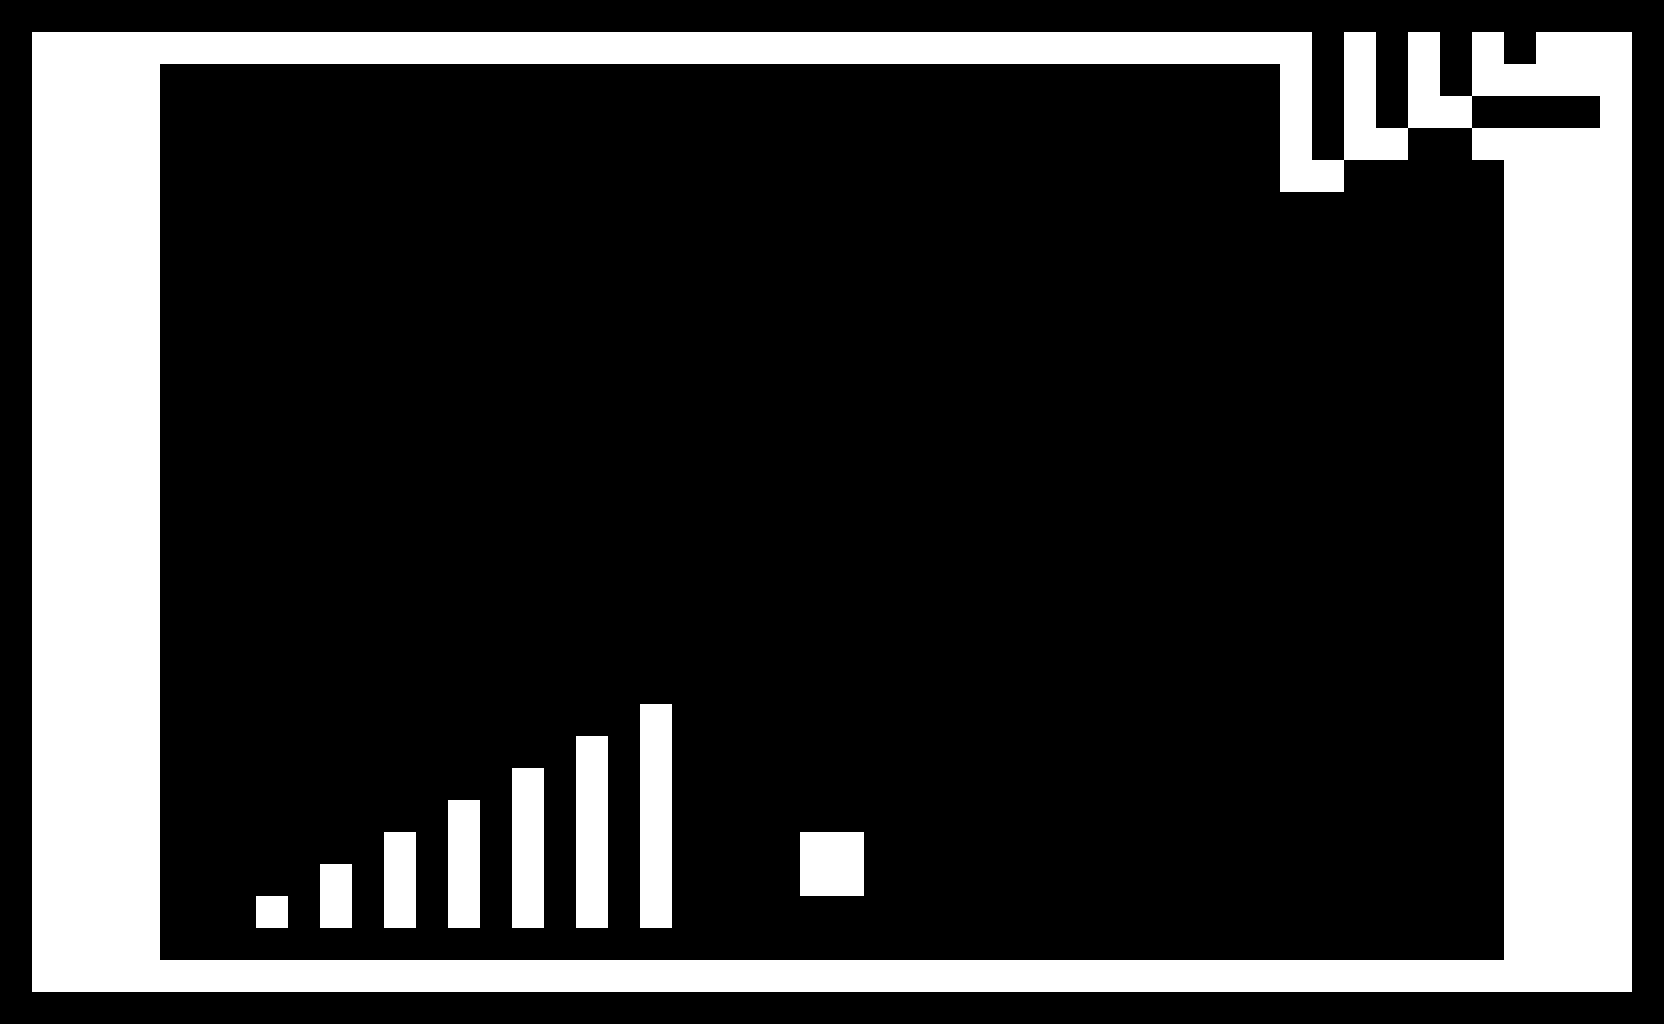

A 2D game scene composited from a Tiled map and its tileset images. What follows is a short description and the map's XML, with each tile layer's data collapsed to a summary:
An orthogonal 52x32 tile map with 32x32 px tiles, 1 tile layer (Solid) and 17 objects (16x robot, hero).

<map version="1.8" tiledversion="1.8.5" orientation="orthogonal" renderorder="right-down" width="52" height="32" tilewidth="32" tileheight="32" infinite="0" nextlayerid="3" nextobjectid="38">
 <editorsettings>
  <export target="level05.lua" format="lua" />
 </editorsettings>
 <tileset firstgid="1" name="generic_platformer_tiles" tilewidth="32" tileheight="32" tilecount="24" columns="6">
  <image source="tiles.png" trans="ff00ff" width="192" height="128" />
 </tileset>
 <layer id="1" name="Solid" width="52" height="32">
  <properties>
   <property name="collidable" type="bool" value="true" />
  </properties>
  <data>[1664 cells, 363 non-empty, 2 distinct tile ids]</data>
 </layer>
 <objectgroup id="2" name="Objects">
  <object id="1" name="ArcTan2_Jump_Shoot" type="robot" x="816" y="800" width="32" height="32">
   <properties>
    <property name="active" type="bool" value="false" />
    <property name="collidable" type="bool" value="true" />
    <property name="jumping" type="bool" value="false" />
    <property name="projectiles" value="0" />
   </properties>
  </object>
  <object id="4" name="Mini" type="hero" x="640" y="672" width="32" height="32">
   <properties>
    <property name="collidable" type="bool" value="true" />
    <property name="falling" type="bool" value="true" />
   </properties>
  </object>
  <object id="5" name="Exit" type="robot" x="192" y="64" width="32" height="32">
   <properties>
    <property name="active" type="bool" value="false" />
    <property name="collidable" type="bool" value="false" />
   </properties>
  </object>
  <object id="12" name="Gravity_Jump" type="robot" x="816" y="128" width="32" height="32">
   <properties>
    <property name="active" type="bool" value="false" />
    <property name="collidable" type="bool" value="true" />
    <property name="jumping" type="bool" value="false" />
   </properties>
  </object>
  <object id="17" name="Gravity_Jump_Shoot" type="robot" x="1112" y="128" width="32" height="32">
   <properties>
    <property name="active" type="bool" value="false" />
    <property name="collidable" type="bool" value="true" />
    <property name="jumping" type="bool" value="false" />
    <property name="projectiles" value="0,1,2,3,4,5,6,7" />
   </properties>
  </object>
  <object id="23" name="Gravity_High_Jump" type="robot" x="1248" y="128" width="32" height="32">
   <properties>
    <property name="active" type="bool" value="false" />
    <property name="collidable" type="bool" value="true" />
    <property name="jumping" type="bool" value="false" />
   </properties>
  </object>
  <object id="25" name="Gravity_Jump" type="robot" x="912" y="128" width="32" height="32">
   <properties>
    <property name="active" type="bool" value="false" />
    <property name="collidable" type="bool" value="true" />
    <property name="jumping" type="bool" value="false" />
   </properties>
  </object>
  <object id="26" name="Gravity_Jump" type="robot" x="1008" y="128" width="32" height="32">
   <properties>
    <property name="active" type="bool" value="false" />
    <property name="collidable" type="bool" value="true" />
    <property name="jumping" type="bool" value="false" />
   </properties>
  </object>
  <object id="27" name="Gravity_Jump" type="robot" x="1184" y="128" width="32" height="32">
   <properties>
    <property name="active" type="bool" value="false" />
    <property name="collidable" type="bool" value="true" />
    <property name="jumping" type="bool" value="false" />
   </properties>
  </object>
  <object id="28" name="Gravity_Jump" type="robot" x="720" y="128" width="32" height="32">
   <properties>
    <property name="active" type="bool" value="false" />
    <property name="collidable" type="bool" value="true" />
    <property name="jumping" type="bool" value="false" />
   </properties>
  </object>
  <object id="29" name="Gravity_Jump" type="robot" x="624" y="128" width="32" height="32">
   <properties>
    <property name="active" type="bool" value="false" />
    <property name="collidable" type="bool" value="true" />
    <property name="jumping" type="bool" value="false" />
   </properties>
  </object>
  <object id="30" name="Gravity_Jump" type="robot" x="336" y="128" width="32" height="32">
   <properties>
    <property name="active" type="bool" value="false" />
    <property name="collidable" type="bool" value="true" />
    <property name="jumping" type="bool" value="false" />
   </properties>
  </object>
  <object id="31" name="Gravity_Jump" type="robot" x="432" y="128" width="32" height="32">
   <properties>
    <property name="active" type="bool" value="false" />
    <property name="collidable" type="bool" value="true" />
    <property name="jumping" type="bool" value="false" />
   </properties>
  </object>
  <object id="32" name="Gravity_Jump" type="robot" x="528" y="128" width="32" height="32">
   <properties>
    <property name="active" type="bool" value="false" />
    <property name="collidable" type="bool" value="true" />
    <property name="jumping" type="bool" value="false" />
   </properties>
  </object>
  <object id="33" name="Gravity_Jump" type="robot" x="240" y="128" width="32" height="32">
   <properties>
    <property name="active" type="bool" value="false" />
    <property name="collidable" type="bool" value="true" />
    <property name="jumping" type="bool" value="false" />
   </properties>
  </object>
  <object id="35" name="ArcTan2_Jump_Shoot" type="robot" x="192" y="864" width="32" height="32">
   <properties>
    <property name="active" type="bool" value="false" />
    <property name="collidable" type="bool" value="true" />
    <property name="jumping" type="bool" value="false" />
    <property name="projectiles" value="0" />
   </properties>
  </object>
  <object id="36" name="ArcTan2_Jump_Shoot" type="robot" x="1248" y="896" width="32" height="32">
   <properties>
    <property name="active" type="bool" value="false" />
    <property name="collidable" type="bool" value="true" />
    <property name="jumping" type="bool" value="false" />
    <property name="projectiles" value="0" />
   </properties>
  </object>
 </objectgroup>
</map>
